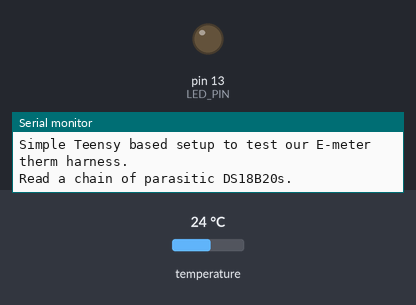
A sketch run on a simulated Arduino Uno, built with avr-gcc and run on an emulated ATmega328P. Parts: output pins drawn as LEDs (lit = HIGH), the last lines printed to the serial monitor. Inputs (shaded band) come from the test bench; at power-on: temperature 24 °C.

Above: at 0.1 s.
At 0.9 s:
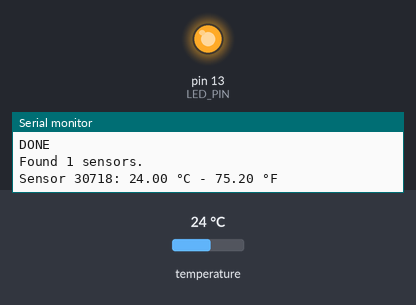
Timing chart, 0 to 2.4 s (numbered marks = the images above):
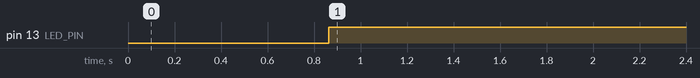

Measured:
- by itself, pin 13 (LED_PIN): LOW → HIGH at 0.86 s

The sketch:

PER-DS18B20-Testing.ino
```cpp
#include <Arduino.h>

// Required Arduino Libraries
#include <OneWire.h>
#include <DallasTemperature.h>


#define LOOP_DELAY (500)
#define ONE_WIRE_PIN (2)
#define LED_PIN (13)


OneWire g_one_wire(ONE_WIRE_PIN);
DallasTemperature g_sensors(&g_one_wire);

size_t loop_counter = 0;


void setup(void) {
    Serial.begin(9600);
    Serial.println("Simple Teensy based setup to test our E-meter therm harness.");
    Serial.println("Read a chain of parasitic DS18B20s.");

    pinMode(LED_PIN, OUTPUT);

    g_sensors.begin();
}


// Returns the number of sensors found
int read_temps(void) {
    Serial.print(loop_counter);
    Serial.println(" - Requesting temperatures...");
    g_sensors.requestTemperatures();
    Serial.println("DONE");

    int found_sensors = g_sensors.getDeviceCount();
    Serial.print("Found ");
    Serial.print(found_sensors);
    Serial.println(" sensors.");

    for (int i = 0; i < found_sensors; i++) {
        float temp_c = g_sensors.getTempCByIndex(i);
        if (temp_c == DEVICE_DISCONNECTED_C) {
            Serial.print("Error: Could not read temperature data for sensor ");
            Serial.print(i + 1);
            Serial.print(" (index ");
            Serial.print(i);
            Serial.println("). Skipping the rest.");
            break;
        } else {
            Serial.print("Sensor ");
            uint8_t address[8] = { 0 };
            g_sensors.getAddress(address, i);
            long long id_decimal = 0;
            for (uint8_t j = 0; j < 8; j++) {
                id_decimal |= (long long)address[j] << j;
            }
            Serial.print(id_decimal);
            Serial.print(": ");
            Serial.print(temp_c);
            Serial.print(" °C - ");
            Serial.print(g_sensors.getTempFByIndex(i));
            Serial.println(" °F");
        }
    }

    return found_sensors;
}


void loop(void) {
    loop_counter++;

    Serial.println("\n");

    int found_sensors = read_temps();

    // LED: If we found at least 1 sensor, turn on the LED, otherwise turn it off.
    if (found_sensors > 0) {
        digitalWrite(LED_PIN, HIGH);
    } else {
        digitalWrite(LED_PIN, LOW);
    }

    delay(LOOP_DELAY);
}
```
